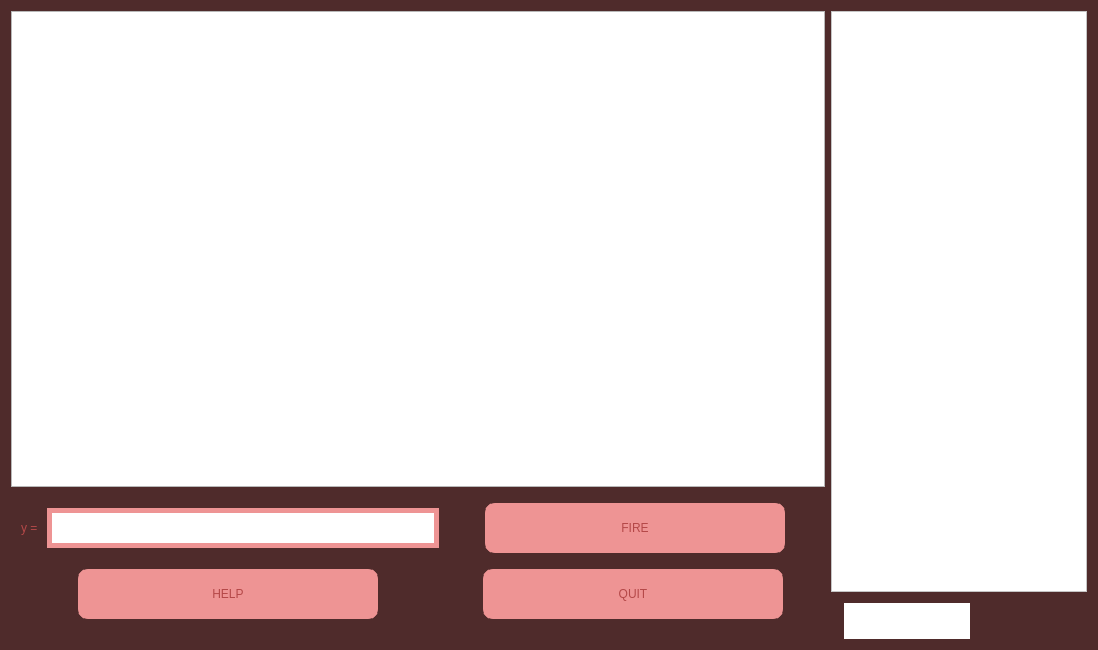
<?xml version="1.0" encoding="UTF-8"?>
<ui version="4.0">
 <class>WarGame</class>
 <widget class="QDialog" name="WarGame">
  <property name="geometry">
   <rect>
    <x>0</x>
    <y>0</y>
    <width>1098</width>
    <height>650</height>
   </rect>
  </property>
  <property name="sizePolicy">
   <sizepolicy hsizetype="Fixed" vsizetype="Fixed">
    <horstretch>0</horstretch>
    <verstretch>0</verstretch>
   </sizepolicy>
  </property>
  <property name="minimumSize">
   <size>
    <width>1098</width>
    <height>650</height>
   </size>
  </property>
  <property name="maximumSize">
   <size>
    <width>1098</width>
    <height>650</height>
   </size>
  </property>
  <property name="windowTitle">
   <string>MATFWars</string>
  </property>
  <property name="styleSheet">
   <string notr="true">#WarGame{
	background-color: rgb(79,43,43);
}</string>
  </property>
  <layout class="QHBoxLayout" name="horizontalLayout_4">
   <item>
    <layout class="QVBoxLayout" name="verticalLayout_3">
     <item>
      <layout class="QHBoxLayout" name="horizontalLayout_3">
       <item>
        <layout class="QVBoxLayout" name="verticalLayout">
         <item>
          <widget class="QGraphicsView" name="gvCanvas">
           <property name="sizePolicy">
            <sizepolicy hsizetype="Expanding" vsizetype="Expanding">
             <horstretch>0</horstretch>
             <verstretch>0</verstretch>
            </sizepolicy>
           </property>
           <property name="baseSize">
            <size>
             <width>0</width>
             <height>0</height>
            </size>
           </property>
           <property name="styleSheet">
            <string notr="true"/>
           </property>
           <property name="lineWidth">
            <number>1</number>
           </property>
          </widget>
         </item>
         <item>
          <spacer name="verticalSpacer_3">
           <property name="orientation">
            <enum>Qt::Vertical</enum>
           </property>
           <property name="sizeType">
            <enum>QSizePolicy::Fixed</enum>
           </property>
           <property name="sizeHint" stdset="0">
            <size>
             <width>20</width>
             <height>10</height>
            </size>
           </property>
          </spacer>
         </item>
         <item>
          <layout class="QHBoxLayout" name="horizontalLayout">
           <item>
            <spacer name="horizontalSpacer_8">
             <property name="orientation">
              <enum>Qt::Horizontal</enum>
             </property>
             <property name="sizeType">
              <enum>QSizePolicy::Fixed</enum>
             </property>
             <property name="sizeHint" stdset="0">
              <size>
               <width>10</width>
               <height>20</height>
              </size>
             </property>
            </spacer>
           </item>
           <item>
            <widget class="QLabel" name="y_label">
             <property name="styleSheet">
              <string notr="true">color: rgb(180, 72, 72);
font: 600 20pt &quot;URW Bookman&quot;;
</string>
             </property>
             <property name="text">
              <string>y = </string>
             </property>
            </widget>
           </item>
           <item>
            <widget class="QLineEdit" name="leFunctionInput">
             <property name="minimumSize">
              <size>
               <width>30</width>
               <height>40</height>
              </size>
             </property>
             <property name="styleSheet">
              <string notr="true">border:5px solid;
border-color: rgb(238, 148, 148);
background-color: white;
color: black;</string>
             </property>
            </widget>
           </item>
           <item>
            <spacer name="horizontalSpacer_4">
             <property name="orientation">
              <enum>Qt::Horizontal</enum>
             </property>
             <property name="sizeType">
              <enum>QSizePolicy::Minimum</enum>
             </property>
             <property name="sizeHint" stdset="0">
              <size>
               <width>40</width>
               <height>20</height>
              </size>
             </property>
            </spacer>
           </item>
           <item>
            <widget class="QPushButton" name="fire_war_button">
             <property name="sizePolicy">
              <sizepolicy hsizetype="Expanding" vsizetype="Fixed">
               <horstretch>3</horstretch>
               <verstretch>3</verstretch>
              </sizepolicy>
             </property>
             <property name="minimumSize">
              <size>
               <width>30</width>
               <height>50</height>
              </size>
             </property>
             <property name="maximumSize">
              <size>
               <width>300</width>
               <height>50</height>
              </size>
             </property>
             <property name="styleSheet">
              <string notr="true">color:rgb(180, 72, 72);
font: 600 25pt &quot;URW Bookman&quot;;
border-radius:10px;
border:7px solid rgb(238, 148, 148);
background-color: rgb(238, 148, 148);</string>
             </property>
             <property name="text">
              <string>FIRE</string>
             </property>
            </widget>
           </item>
           <item>
            <spacer name="horizontalSpacer_5">
             <property name="orientation">
              <enum>Qt::Horizontal</enum>
             </property>
             <property name="sizeType">
              <enum>QSizePolicy::Minimum</enum>
             </property>
             <property name="sizeHint" stdset="0">
              <size>
               <width>40</width>
               <height>20</height>
              </size>
             </property>
            </spacer>
           </item>
          </layout>
         </item>
         <item>
          <spacer name="verticalSpacer">
           <property name="orientation">
            <enum>Qt::Vertical</enum>
           </property>
           <property name="sizeType">
            <enum>QSizePolicy::Fixed</enum>
           </property>
           <property name="sizeHint" stdset="0">
            <size>
             <width>20</width>
             <height>10</height>
            </size>
           </property>
          </spacer>
         </item>
         <item>
          <layout class="QHBoxLayout" name="horizontalLayout_2">
           <item>
            <spacer name="horizontalSpacer_2">
             <property name="orientation">
              <enum>Qt::Horizontal</enum>
             </property>
             <property name="sizeType">
              <enum>QSizePolicy::Fixed</enum>
             </property>
             <property name="sizeHint" stdset="0">
              <size>
               <width>63</width>
               <height>20</height>
              </size>
             </property>
            </spacer>
           </item>
           <item>
            <widget class="QPushButton" name="help_war_button">
             <property name="sizePolicy">
              <sizepolicy hsizetype="Expanding" vsizetype="Fixed">
               <horstretch>3</horstretch>
               <verstretch>3</verstretch>
              </sizepolicy>
             </property>
             <property name="minimumSize">
              <size>
               <width>30</width>
               <height>50</height>
              </size>
             </property>
             <property name="maximumSize">
              <size>
               <width>300</width>
               <height>50</height>
              </size>
             </property>
             <property name="styleSheet">
              <string notr="true">color:rgb(180, 72, 72);
font: 600 25pt &quot;URW Bookman&quot;;
border-radius:10px;
border:7px solid rgb(238, 148, 148);
background-color: rgb(238, 148, 148);</string>
             </property>
             <property name="text">
              <string>HELP</string>
             </property>
            </widget>
           </item>
           <item>
            <spacer name="horizontalSpacer">
             <property name="orientation">
              <enum>Qt::Horizontal</enum>
             </property>
             <property name="sizeType">
              <enum>QSizePolicy::Fixed</enum>
             </property>
             <property name="sizeHint" stdset="0">
              <size>
               <width>95</width>
               <height>20</height>
              </size>
             </property>
            </spacer>
           </item>
           <item>
            <widget class="QPushButton" name="quit_war_button">
             <property name="sizePolicy">
              <sizepolicy hsizetype="Expanding" vsizetype="Fixed">
               <horstretch>3</horstretch>
               <verstretch>3</verstretch>
              </sizepolicy>
             </property>
             <property name="minimumSize">
              <size>
               <width>30</width>
               <height>50</height>
              </size>
             </property>
             <property name="maximumSize">
              <size>
               <width>300</width>
               <height>50</height>
              </size>
             </property>
             <property name="styleSheet">
              <string notr="true">color:rgb(180, 72, 72);
font: 600 25pt &quot;URW Bookman&quot;;
border-radius:10px;
border:7px solid rgb(238, 148, 148);
background-color: rgb(238, 148, 148);</string>
             </property>
             <property name="text">
              <string>QUIT</string>
             </property>
            </widget>
           </item>
           <item>
            <spacer name="horizontalSpacer_3">
             <property name="orientation">
              <enum>Qt::Horizontal</enum>
             </property>
             <property name="sizeType">
              <enum>QSizePolicy::Fixed</enum>
             </property>
             <property name="sizeHint" stdset="0">
              <size>
               <width>36</width>
               <height>20</height>
              </size>
             </property>
            </spacer>
           </item>
          </layout>
         </item>
         <item>
          <spacer name="verticalSpacer_2">
           <property name="orientation">
            <enum>Qt::Vertical</enum>
           </property>
           <property name="sizeType">
            <enum>QSizePolicy::Fixed</enum>
           </property>
           <property name="sizeHint" stdset="0">
            <size>
             <width>20</width>
             <height>20</height>
            </size>
           </property>
          </spacer>
         </item>
        </layout>
       </item>
       <item>
        <layout class="QVBoxLayout" name="verticalLayout_2">
         <item>
          <widget class="QTextEdit" name="chat_textEdit">
           <property name="sizePolicy">
            <sizepolicy hsizetype="Fixed" vsizetype="Expanding">
             <horstretch>0</horstretch>
             <verstretch>0</verstretch>
            </sizepolicy>
           </property>
           <property name="autoFillBackground">
            <bool>false</bool>
           </property>
           <property name="styleSheet">
            <string notr="true">background-color: white;
color: black;</string>
           </property>
          </widget>
         </item>
         <item>
          <spacer name="verticalSpacer_4">
           <property name="orientation">
            <enum>Qt::Vertical</enum>
           </property>
           <property name="sizeType">
            <enum>QSizePolicy::Fixed</enum>
           </property>
           <property name="sizeHint" stdset="0">
            <size>
             <width>20</width>
             <height>5</height>
            </size>
           </property>
          </spacer>
         </item>
         <item>
          <layout class="QHBoxLayout" name="horizontalLayout_6">
           <item>
            <widget class="QLineEdit" name="chat_lineEdit">
             <property name="sizePolicy">
              <sizepolicy hsizetype="Fixed" vsizetype="Fixed">
               <horstretch>0</horstretch>
               <verstretch>0</verstretch>
              </sizepolicy>
             </property>
             <property name="styleSheet">
              <string notr="true">border:10px solid;
border-color: white;
background-color:white;
color: black;
</string>
             </property>
            </widget>
           </item>
           <item>
            <spacer name="horizontalSpacer_6">
             <property name="orientation">
              <enum>Qt::Horizontal</enum>
             </property>
             <property name="sizeType">
              <enum>QSizePolicy::Fixed</enum>
             </property>
             <property name="sizeHint" stdset="0">
              <size>
               <width>10</width>
               <height>20</height>
              </size>
             </property>
            </spacer>
           </item>
           <item>
            <widget class="QPushButton" name="chat_send_button">
             <property name="sizePolicy">
              <sizepolicy hsizetype="Fixed" vsizetype="Fixed">
               <horstretch>0</horstretch>
               <verstretch>0</verstretch>
              </sizepolicy>
             </property>
             <property name="minimumSize">
              <size>
               <width>30</width>
               <height>30</height>
              </size>
             </property>
             <property name="maximumSize">
              <size>
               <width>75</width>
               <height>70</height>
              </size>
             </property>
             <property name="palette">
              <palette>
               <active>
                <colorrole role="WindowText">
                 <brush brushstyle="SolidPattern">
                  <color alpha="255">
                   <red>38</red>
                   <green>38</green>
                   <blue>38</blue>
                  </color>
                 </brush>
                </colorrole>
                <colorrole role="Button">
                 <brush brushstyle="SolidPattern">
                  <color alpha="255">
                   <red>246</red>
                   <green>97</green>
                   <blue>81</blue>
                  </color>
                 </brush>
                </colorrole>
                <colorrole role="Text">
                 <brush brushstyle="SolidPattern">
                  <color alpha="255">
                   <red>38</red>
                   <green>38</green>
                   <blue>38</blue>
                  </color>
                 </brush>
                </colorrole>
                <colorrole role="ButtonText">
                 <brush brushstyle="SolidPattern">
                  <color alpha="255">
                   <red>38</red>
                   <green>38</green>
                   <blue>38</blue>
                  </color>
                 </brush>
                </colorrole>
                <colorrole role="Base">
                 <brush brushstyle="SolidPattern">
                  <color alpha="255">
                   <red>246</red>
                   <green>97</green>
                   <blue>81</blue>
                  </color>
                 </brush>
                </colorrole>
                <colorrole role="Window">
                 <brush brushstyle="SolidPattern">
                  <color alpha="255">
                   <red>246</red>
                   <green>97</green>
                   <blue>81</blue>
                  </color>
                 </brush>
                </colorrole>
                <colorrole role="PlaceholderText">
                 <brush brushstyle="SolidPattern">
                  <color alpha="128">
                   <red>38</red>
                   <green>38</green>
                   <blue>38</blue>
                  </color>
                 </brush>
                </colorrole>
               </active>
               <inactive>
                <colorrole role="WindowText">
                 <brush brushstyle="SolidPattern">
                  <color alpha="255">
                   <red>38</red>
                   <green>38</green>
                   <blue>38</blue>
                  </color>
                 </brush>
                </colorrole>
                <colorrole role="Button">
                 <brush brushstyle="SolidPattern">
                  <color alpha="255">
                   <red>246</red>
                   <green>97</green>
                   <blue>81</blue>
                  </color>
                 </brush>
                </colorrole>
                <colorrole role="Text">
                 <brush brushstyle="SolidPattern">
                  <color alpha="255">
                   <red>38</red>
                   <green>38</green>
                   <blue>38</blue>
                  </color>
                 </brush>
                </colorrole>
                <colorrole role="ButtonText">
                 <brush brushstyle="SolidPattern">
                  <color alpha="255">
                   <red>38</red>
                   <green>38</green>
                   <blue>38</blue>
                  </color>
                 </brush>
                </colorrole>
                <colorrole role="Base">
                 <brush brushstyle="SolidPattern">
                  <color alpha="255">
                   <red>246</red>
                   <green>97</green>
                   <blue>81</blue>
                  </color>
                 </brush>
                </colorrole>
                <colorrole role="Window">
                 <brush brushstyle="SolidPattern">
                  <color alpha="255">
                   <red>246</red>
                   <green>97</green>
                   <blue>81</blue>
                  </color>
                 </brush>
                </colorrole>
                <colorrole role="PlaceholderText">
                 <brush brushstyle="SolidPattern">
                  <color alpha="128">
                   <red>38</red>
                   <green>38</green>
                   <blue>38</blue>
                  </color>
                 </brush>
                </colorrole>
               </inactive>
               <disabled>
                <colorrole role="WindowText">
                 <brush brushstyle="SolidPattern">
                  <color alpha="255">
                   <red>38</red>
                   <green>38</green>
                   <blue>38</blue>
                  </color>
                 </brush>
                </colorrole>
                <colorrole role="Button">
                 <brush brushstyle="SolidPattern">
                  <color alpha="255">
                   <red>246</red>
                   <green>97</green>
                   <blue>81</blue>
                  </color>
                 </brush>
                </colorrole>
                <colorrole role="Text">
                 <brush brushstyle="SolidPattern">
                  <color alpha="255">
                   <red>38</red>
                   <green>38</green>
                   <blue>38</blue>
                  </color>
                 </brush>
                </colorrole>
                <colorrole role="ButtonText">
                 <brush brushstyle="SolidPattern">
                  <color alpha="255">
                   <red>38</red>
                   <green>38</green>
                   <blue>38</blue>
                  </color>
                 </brush>
                </colorrole>
                <colorrole role="Base">
                 <brush brushstyle="SolidPattern">
                  <color alpha="255">
                   <red>246</red>
                   <green>97</green>
                   <blue>81</blue>
                  </color>
                 </brush>
                </colorrole>
                <colorrole role="Window">
                 <brush brushstyle="SolidPattern">
                  <color alpha="255">
                   <red>246</red>
                   <green>97</green>
                   <blue>81</blue>
                  </color>
                 </brush>
                </colorrole>
                <colorrole role="PlaceholderText">
                 <brush brushstyle="SolidPattern">
                  <color alpha="128">
                   <red>38</red>
                   <green>38</green>
                   <blue>38</blue>
                  </color>
                 </brush>
                </colorrole>
               </disabled>
              </palette>
             </property>
             <property name="autoFillBackground">
              <bool>false</bool>
             </property>
             <property name="styleSheet">
              <string notr="true">border-radius:15px;
border-image: url(:/background/chat_background.jpg);</string>
             </property>
             <property name="text">
              <string/>
             </property>
             <property name="checkable">
              <bool>false</bool>
             </property>
            </widget>
           </item>
          </layout>
         </item>
        </layout>
       </item>
      </layout>
     </item>
    </layout>
   </item>
  </layout>
 </widget>
 <resources/>
 <connections/>
</ui>
